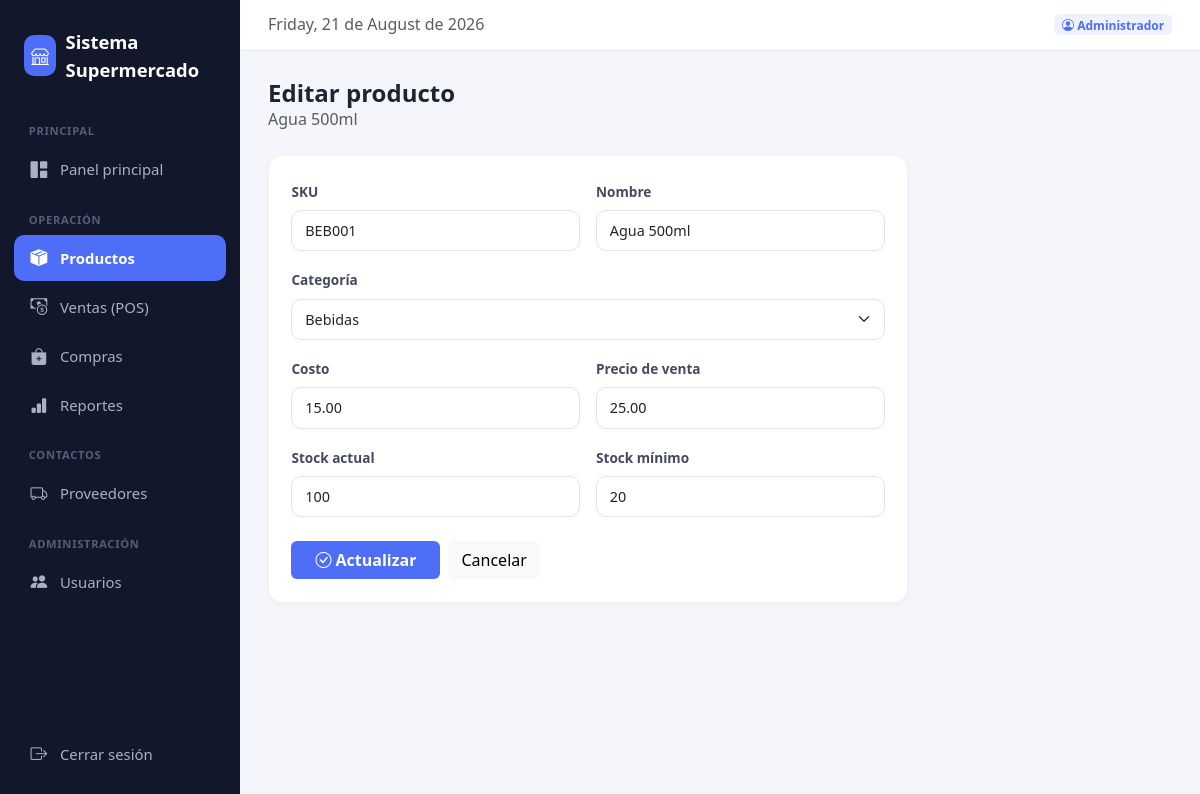
The page /public/index.php?ruta=productos.editar&id=1 (signed in) on the database its author committed.
### tables this page shows
CREATE TABLE productos (
    id INT AUTO_INCREMENT PRIMARY KEY,
    sku VARCHAR(50) NOT NULL UNIQUE,
    nombre VARCHAR(150) NOT NULL,
    categoria_id INT,
    costo DECIMAL(10,2) NOT NULL DEFAULT 0,
    precio_venta DECIMAL(10,2) NOT NULL DEFAULT 0,
    stock_actual INT NOT NULL DEFAULT 0,
    stock_minimo INT NOT NULL DEFAULT 5,
    activo TINYINT(1) DEFAULT 1,
    creado_en TIMESTAMP DEFAULT CURRENT_TIMESTAMP,
    FOREIGN KEY (categoria_id) REFERENCES categorias(id) ON DELETE SET NULL
);

CREATE TABLE categorias (
    id INT AUTO_INCREMENT PRIMARY KEY,
    nombre VARCHAR(100) NOT NULL,
    creado_en TIMESTAMP DEFAULT CURRENT_TIMESTAMP
);

### app/controllers/ProductoController.php (called while the page is built, shortened)
<?php
require_once __DIR__ . '/../models/Producto.php';
require_once __DIR__ . '/../models/Categoria.php';
function productos_editar($pdo)
{
    $productoModel = new Producto($pdo);
    $categoriaModel = new Categoria($pdo);
    $id = $_GET['id'] ?? null;
    $producto = $productoModel->find($id);
    $categorias = $categoriaModel->all();
    require __DIR__ . '/../../views/layout/header.php';
    require __DIR__ . '/../../views/productos/editar.php';
    require __DIR__ . '/../../views/layout/footer.php';
}

### app/models/Producto.php (called while the page is built, shortened)
<?php
class Producto
{
    private $pdo;
    public function __construct($pdo)
    {
        $this->pdo = $pdo;
    }
    public function find($id)
    {
        $stmt = $this->pdo->prepare("SELECT * FROM productos WHERE id = ?");
        $stmt->execute([$id]);
        return $stmt->fetch();
    }
}

### app/includes/funciones.php (called while the page is built, shortened)
<?php
function url($ruta) {
    return BASE_URL . 'index.php?ruta=' . $ruta;
}

### app/models/Categoria.php (called while the page is built)
<?php
class Categoria
{
    private $pdo;
    public function __construct($pdo)
    {
        $this->pdo = $pdo;
    }
    public function all()
    {
        return $this->pdo->query("SELECT * FROM categorias ORDER BY nombre")->fetchAll();
    }
}

### views/productos/editar.php (the view, shortened to what this page needs)
<div class="mb-4">
    <h4 class="mb-0 fw-bold">Editar producto</h4>
    <p class="text-muted mb-0"><?= htmlspecialchars($producto['nombre']) ?></p>
</div>
<div class="panel" style="max-width:640px;">
    <form method="POST" action="<?= url('productos.editar') ?>&id=<?= $producto['id'] ?>">
        <div class="row g-3">
            <div class="col-md-6">
                <label class="form-label">SKU</label>
                <input type="text" name="sku" class="form-control" value="<?= htmlspecialchars($producto['sku']) ?>" required>
            </div>
            <div class="col-md-6">
                <label class="form-label">Nombre</label>
                <input type="text" name="nombre" class="form-control" value="<?= htmlspecialchars($producto['nombre']) ?>" required>
            </div>
            <div class="col-12">
                <label class="form-label">Categoría</label>
                <select name="categoria_id" class="form-select">
                    <?php foreach ($categorias as $c): ?>
                        <option value="<?= $c['id'] ?>" <?= $c['id'] == $producto['categoria_id'] ? 'selected' : '' ?>>
                            <?= htmlspecialchars($c['nombre']) ?>
                        </option>
                    <?php endforeach; ?>
                </select>
            </div>
            <div class="col-md-6">
                <label class="form-label">Costo</label>
                <input type="number" step="0.01" name="costo" class="form-control" value="<?= $producto['costo'] ?>" required>
            </div>
            <div class="col-md-6">
                <label class="form-label">Precio de venta</label>
                <input type="number" step="0.01" name="precio_venta" class="form-control" value="<?= $producto['precio_venta'] ?>" required>
            </div>
            <div class="col-md-6">
                <label class="form-label">Stock actual</label>
                <input type="number" name="stock_actual" class="form-control" value="<?= $producto['stock_actual'] ?>" required>
            </div>
            <div class="col-md-6">
                <label class="form-label">Stock mínimo</label>
                <input type="number" name="stock_minimo" class="form-control" value="<?= $producto['stock_minimo'] ?>" required>
            </div>
        </div>
        <div class="mt-4 d-flex gap-2">
            <button type="submit" class="btn btn-accent px-4"><i class="bi bi-check-circle"></i> Actualizar</button>
            <a href="<?= url('productos.listar') ?>" class="btn btn-light">Cancelar</a>
        </div>
    </form>
</div>

### public/css/estilos.css (style rules this page uses)
:root { --bg-sidebar: #12172b; --bg-sidebar-hover: #1c223d; --accent: #4f6ef7; --accent-soft: #eef1fe; --bg-body: #f4f6fb; --text-muted: #8a90a2; --danger: #ef4444; --success: #22c55e; --warning: #f59e0b; --radius: 14px; }
body { background-color: var(--bg-body); font-family: 'Segoe UI', system-ui, -apple-system, sans-serif; color: #1f2433; }
.panel { background: #fff; border-radius: var(--radius); border: 1px solid #eef0f6; box-shadow: 0 2px 10px rgba(20, 25, 50, 0.03); padding: 1.4rem; }
.btn-accent { background: var(--accent); color: #fff; border: none; font-weight: 600; }
.form-control, .form-select { border-radius: 10px; border: 1px solid #e3e5ee; padding: 0.55rem 0.8rem; font-size: 0.9rem; }
.form-label { font-weight: 600; font-size: 0.85rem; color: #444a5e; }

### rows shown on the page
productos: nombre "Agua 500ml", sku "BEB001", categoria_id "Bebidas", costo "15.00", precio_venta "25.00", stock_actual "100", stock_minimo "20"

### other values the page prints
NOMBRE_SISTEMA "Sistema Supermercado"
usuarioActual()['nombre'] "Administrador"
